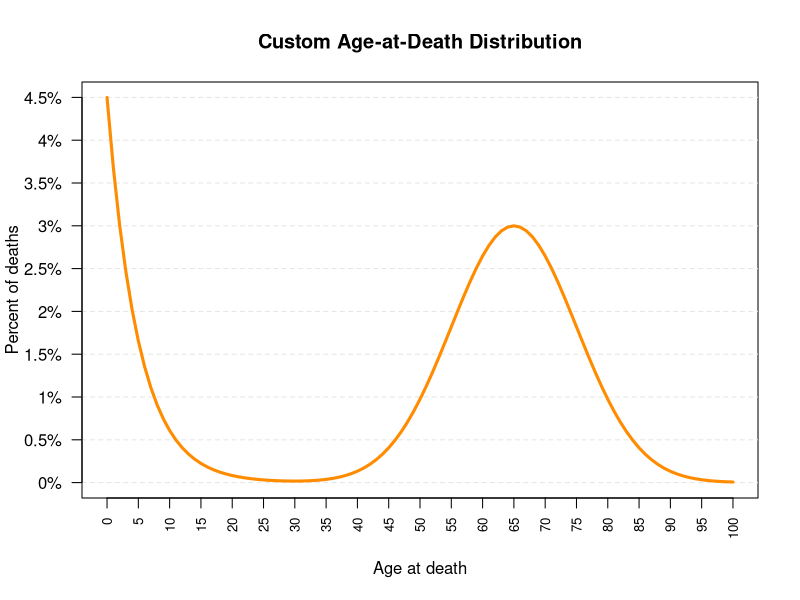
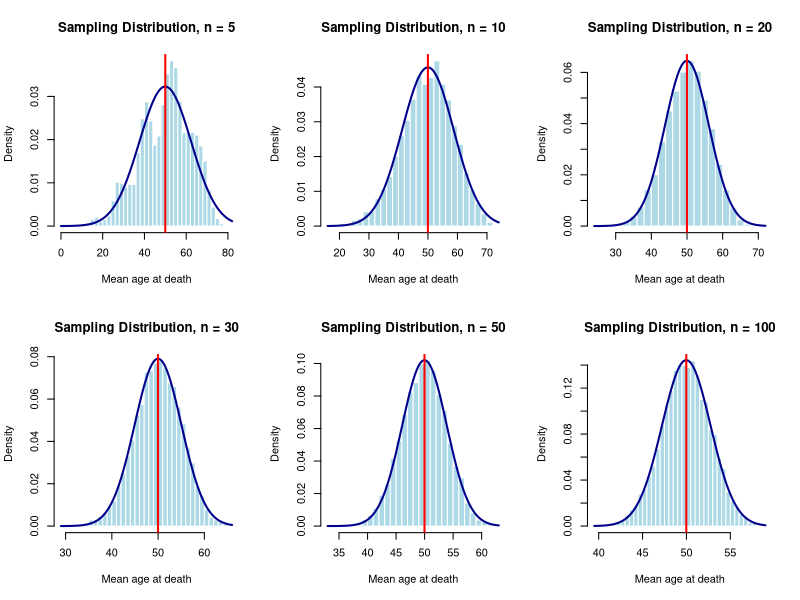
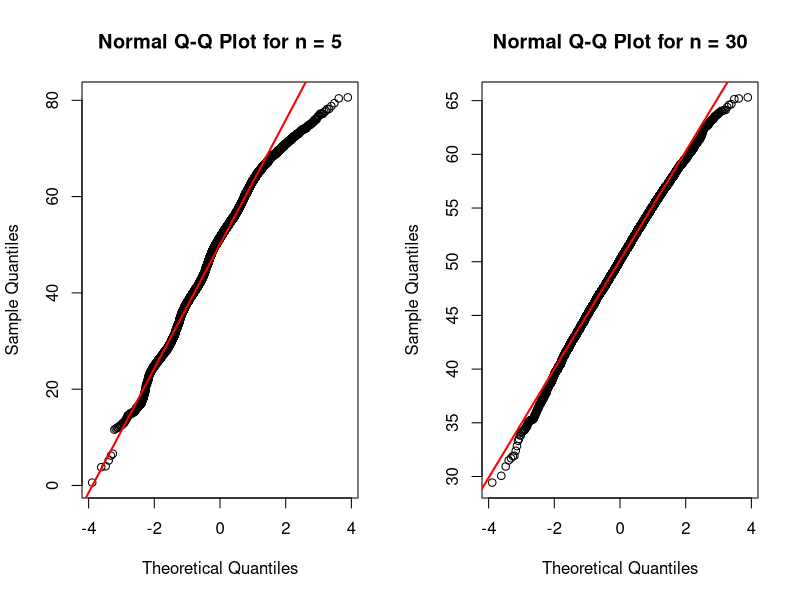

The R script that drew these images, in order:
## ---- chunk 1
age <- 0:100
## ---- chunk 2
early_component <- 0.045 * exp(-age / 5)
## ---- chunk 3
adult_component <- 0.030 *
  exp(
    -0.5 * ((age - 65) / 10)^2
  )
## ---- chunk 4
weight <- early_component + adult_component

probability <- weight / sum(weight)

percent <- 100 * probability

sum(probability)

sum(percent)
## ---- chunk 5
death_distribution <- data.frame(
  age = age,
  probability = probability,
  percent = percent
)

head(death_distribution, 10)
## ---- chunk 6
plot(
  death_distribution$age,
  death_distribution$percent,
  type = "n",
  xaxt = "n",
  yaxt = "n",
  ylim = c(0, 4.5),
  xlab = "Age at death",
  ylab = "Percent of deaths",
  main = "Custom Age-at-Death Distribution"
)

abline(
  h = seq(0, 4.5, by = 0.5),
  col = "gray90",
  lty = 2
)

axis(
  side = 1,
  at = seq(0, 100, by = 5),
  las = 2,
  cex.axis = 0.8
)

axis(
  side = 2,
  at = seq(0, 4.5, by = 0.5),
  labels = paste0(
    seq(0, 4.5, by = 0.5),
    "%"
  ),
  las = 1
)

lines(
  death_distribution$age,
  death_distribution$percent,
  col = "darkorange",
  lwd = 3
)
## ---- chunk 7
population_mean <- sum(
  death_distribution$age *
    death_distribution$probability
)

population_variance <- sum(
  (
    death_distribution$age -
      population_mean
  )^2 *
    death_distribution$probability
)

population_sd <- sqrt(population_variance)

probability_under_20 <- sum(
  death_distribution$probability[
    death_distribution$age < 20
  ]
)

probability_60_or_older <- sum(
  death_distribution$probability[
    death_distribution$age >= 60
  ]
)

theoretical_summary <- data.frame(
  statistic = c(
    "Mean age at death",
    "Standard deviation",
    "Probability below age 20",
    "Probability age 60 or older"
  ),
  value = c(
    population_mean,
    population_sd,
    probability_under_20,
    probability_60_or_older
  )
)

theoretical_summary
## ---- chunk 8
sample_sizes <- c(5, 10, 20, 30, 50, 100)

B <- 10000
## ---- chunk 9
student_id <- 6424

set.seed(student_id)
## ---- chunk 10
rdeath <- function(n) {
  sample(
    x = death_distribution$age,
    size = n,
    replace = TRUE,
    prob = death_distribution$probability
  )
}
## ---- chunk 11
simulate_death_means <- function(n, B = 10000) {
  replicate(
    B,
    mean(
      rdeath(n)
    )
  )
}
## ---- chunk 12
test_sample_means_n5 <- simulate_death_means(
  n = 5,
  B = B
)

head(test_sample_means_n5)

length(test_sample_means_n5)
## ---- chunk 13
all_sample_means <- lapply(
  sample_sizes,
  function(n) {
    simulate_death_means(
      n = n,
      B = B
    )
  }
)

names(all_sample_means) <- paste0("n_", sample_sizes)

sample_means_n5 <- all_sample_means[["n_5"]]

sample_means_n30 <- all_sample_means[["n_30"]]

sapply(all_sample_means, length)
## ---- chunk 14
old_par <- par(mfrow = c(2, 3))

for (n in sample_sizes) {
  
  x <- all_sample_means[[paste0("n_", n)]]
  
  hist(
    x,
    breaks = 30,
    probability = TRUE,
    main = paste("Sampling Distribution, n =", n),
    xlab = "Mean age at death",
    col = "lightblue",
    border = "white"
  )
  
  curve(
    dnorm(
      x,
      mean = population_mean,
      sd = population_sd / sqrt(n)
    ),
    add = TRUE,
    col = "darkblue",
    lwd = 2
  )
  
  abline(
    v = population_mean,
    col = "red",
    lwd = 2
  )
}

par(old_par)
## ---- chunk 15
old_par <- par(mfrow = c(1, 2))

qqnorm(
  sample_means_n5,
  main = "Normal Q-Q Plot for n = 5"
)

qqline(
  sample_means_n5,
  col = "red",
  lwd = 2
)

qqnorm(
  sample_means_n30,
  main = "Normal Q-Q Plot for n = 30"
)

qqline(
  sample_means_n30,
  col = "red",
  lwd = 2
)

par(old_par)
## ---- chunk 16
summary_table <- do.call(
  rbind,
  lapply(
    sample_sizes,
    function(n) {
      
      x <- all_sample_means[[paste0("n_", n)]]
      
      data.frame(
        sample_size = n,
        theoretical_mean = population_mean,
        simulated_mean = mean(x),
        simulated_standard_error = sd(x),
        theoretical_standard_error =
          population_sd / sqrt(n),
        skewness = mean(
          (x - mean(x))^3
        ) / sd(x)^3,
        excess_kurtosis = mean(
          (x - mean(x))^4
        ) / sd(x)^4 - 3
      )
    }
  )
)

summary_table
